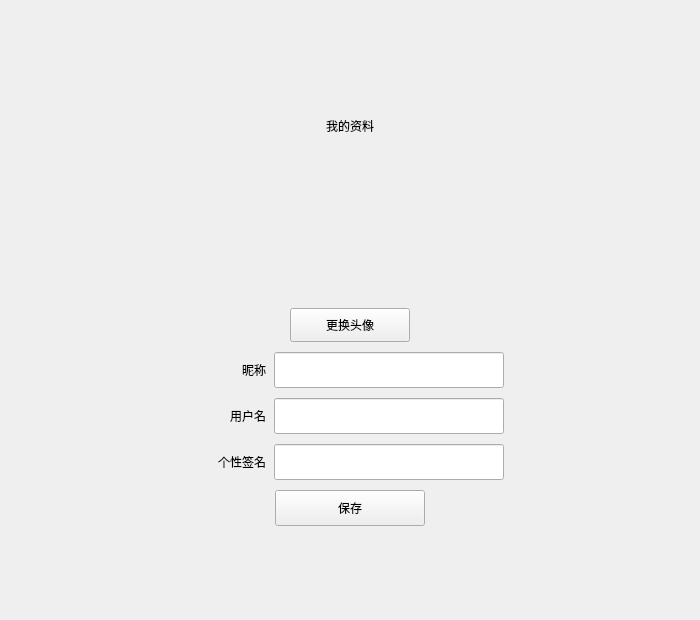
<?xml version="1.0" encoding="UTF-8"?>
<ui version="4.0">
 <class>UserInfoPage</class>
 <widget class="QWidget" name="UserInfoPage">
  <property name="geometry">
   <rect>
    <x>0</x>
    <y>0</y>
    <width>700</width>
    <height>620</height>
   </rect>
  </property>
  <property name="windowTitle">
   <string>UserInfoPage</string>
  </property>
  <layout class="QVBoxLayout" name="root_layout">
   <property name="spacing">
    <number>0</number>
   </property>
   <property name="leftMargin">
    <number>0</number>
   </property>
   <property name="topMargin">
    <number>0</number>
   </property>
   <property name="rightMargin">
    <number>0</number>
   </property>
   <property name="bottomMargin">
    <number>0</number>
   </property>
   <item>
    <spacer name="top_stretch">
     <property name="orientation">
      <enum>Qt::Orientation::Vertical</enum>
     </property>
     <property name="sizeType">
      <enum>QSizePolicy::Policy::Expanding</enum>
     </property>
     <property name="sizeHint" stdset="0">
      <size>
       <width>20</width>
       <height>20</height>
      </size>
     </property>
    </spacer>
   </item>
   <item>
    <layout class="QHBoxLayout" name="center_row">
     <property name="spacing">
      <number>0</number>
     </property>
     <property name="leftMargin">
      <number>0</number>
     </property>
     <property name="topMargin">
      <number>0</number>
     </property>
     <property name="rightMargin">
      <number>0</number>
     </property>
     <property name="bottomMargin">
      <number>0</number>
     </property>
     <item>
      <spacer name="left_stretch">
       <property name="orientation">
        <enum>Qt::Orientation::Horizontal</enum>
       </property>
       <property name="sizeType">
        <enum>QSizePolicy::Policy::Expanding</enum>
       </property>
       <property name="sizeHint" stdset="0">
        <size>
         <width>20</width>
         <height>20</height>
        </size>
       </property>
      </spacer>
     </item>
     <item>
      <widget class="QWidget" name="user_info_card" native="true">
       <property name="minimumSize">
        <size>
         <width>420</width>
         <height>480</height>
        </size>
       </property>
       <property name="maximumSize">
        <size>
         <width>420</width>
         <height>480</height>
        </size>
       </property>
       <layout class="QVBoxLayout" name="card_layout">
        <property name="spacing">
         <number>10</number>
        </property>
        <property name="leftMargin">
         <number>34</number>
        </property>
        <property name="topMargin">
         <number>26</number>
        </property>
        <property name="rightMargin">
         <number>34</number>
        </property>
        <property name="bottomMargin">
         <number>24</number>
        </property>
        <item>
         <widget class="QLabel" name="label">
          <property name="minimumSize">
           <size>
            <width>0</width>
            <height>32</height>
           </size>
          </property>
          <property name="text">
           <string>我的资料</string>
          </property>
          <property name="alignment">
           <set>Qt::AlignmentFlag::AlignCenter</set>
          </property>
         </widget>
        </item>
        <item>
         <layout class="QHBoxLayout" name="avatar_row">
          <property name="spacing">
           <number>0</number>
          </property>
          <item>
           <spacer name="avatar_left_stretch">
            <property name="orientation">
             <enum>Qt::Orientation::Horizontal</enum>
            </property>
            <property name="sizeType">
             <enum>QSizePolicy::Policy::Expanding</enum>
            </property>
            <property name="sizeHint" stdset="0">
             <size>
              <width>20</width>
              <height>20</height>
             </size>
            </property>
           </spacer>
          </item>
          <item>
           <widget class="QLabel" name="head_label">
            <property name="minimumSize">
             <size>
              <width>132</width>
              <height>132</height>
             </size>
            </property>
            <property name="maximumSize">
             <size>
              <width>132</width>
              <height>132</height>
             </size>
            </property>
            <property name="text">
             <string/>
            </property>
            <property name="scaledContents">
             <bool>true</bool>
            </property>
            <property name="alignment">
             <set>Qt::AlignmentFlag::AlignCenter</set>
            </property>
           </widget>
          </item>
          <item>
           <spacer name="avatar_right_stretch">
            <property name="orientation">
             <enum>Qt::Orientation::Horizontal</enum>
            </property>
            <property name="sizeType">
             <enum>QSizePolicy::Policy::Expanding</enum>
            </property>
            <property name="sizeHint" stdset="0">
             <size>
              <width>20</width>
              <height>20</height>
             </size>
            </property>
           </spacer>
          </item>
         </layout>
        </item>        <item>
         <layout class="QHBoxLayout" name="upload_row">
          <property name="spacing">
           <number>0</number>
          </property>
          <item>
           <spacer name="upload_left_stretch">
            <property name="orientation">
             <enum>Qt::Orientation::Horizontal</enum>
            </property>
            <property name="sizeType">
             <enum>QSizePolicy::Policy::Expanding</enum>
            </property>
            <property name="sizeHint" stdset="0">
             <size>
              <width>20</width>
              <height>20</height>
             </size>
            </property>
           </spacer>
          </item>
          <item>
           <widget class="QPushButton" name="up_btn">
            <property name="minimumSize">
             <size>
              <width>120</width>
              <height>34</height>
             </size>
            </property>
            <property name="maximumSize">
             <size>
              <width>120</width>
              <height>34</height>
             </size>
            </property>
            <property name="cursor">
             <cursorShape>PointingHandCursor</cursorShape>
            </property>
            <property name="text">
             <string>更换头像</string>
            </property>
           </widget>
          </item>
          <item>
           <spacer name="upload_right_stretch">
            <property name="orientation">
             <enum>Qt::Orientation::Horizontal</enum>
            </property>
            <property name="sizeType">
             <enum>QSizePolicy::Policy::Expanding</enum>
            </property>
            <property name="sizeHint" stdset="0">
             <size>
              <width>20</width>
              <height>20</height>
             </size>
            </property>
           </spacer>
          </item>
         </layout>
        </item>
        <item>
         <layout class="QHBoxLayout" name="nick_row">
          <property name="spacing">
           <number>8</number>
          </property>
          <item>
           <spacer name="nick_left_stretch">
            <property name="orientation">
             <enum>Qt::Orientation::Horizontal</enum>
            </property>
            <property name="sizeType">
             <enum>QSizePolicy::Policy::Expanding</enum>
            </property>
            <property name="sizeHint" stdset="0">
             <size>
              <width>20</width>
              <height>20</height>
             </size>
            </property>
           </spacer>
          </item>
          <item>
           <widget class="QLabel" name="nike_label">
            <property name="minimumSize">
             <size>
              <width>70</width>
              <height>0</height>
             </size>
            </property>
            <property name="maximumSize">
             <size>
              <width>70</width>
              <height>16777215</height>
             </size>
            </property>
            <property name="text">
             <string>昵称</string>
            </property>
            <property name="alignment">
             <set>Qt::AlignmentFlag::AlignRight|Qt::AlignmentFlag::AlignVCenter</set>
            </property>
           </widget>
          </item>
          <item>
           <widget class="QLineEdit" name="nick_edit">
            <property name="minimumSize">
             <size>
              <width>230</width>
              <height>36</height>
             </size>
            </property>
            <property name="maximumSize">
             <size>
              <width>230</width>
              <height>36</height>
             </size>
            </property>
           </widget>
          </item>
          <item>
           <spacer name="nick_right_stretch">
            <property name="orientation">
             <enum>Qt::Orientation::Horizontal</enum>
            </property>
            <property name="sizeType">
             <enum>QSizePolicy::Policy::Expanding</enum>
            </property>
            <property name="sizeHint" stdset="0">
             <size>
              <width>20</width>
              <height>20</height>
             </size>
            </property>
           </spacer>
          </item>
         </layout>
        </item>
        <item>
         <layout class="QHBoxLayout" name="name_row">
          <property name="spacing">
           <number>8</number>
          </property>
          <item>
           <spacer name="name_left_stretch">
            <property name="orientation">
             <enum>Qt::Orientation::Horizontal</enum>
            </property>
            <property name="sizeType">
             <enum>QSizePolicy::Policy::Expanding</enum>
            </property>
            <property name="sizeHint" stdset="0">
             <size>
              <width>20</width>
              <height>20</height>
             </size>
            </property>
           </spacer>
          </item>
          <item>
           <widget class="QLabel" name="name_label">
            <property name="minimumSize">
             <size>
              <width>70</width>
              <height>0</height>
             </size>
            </property>
            <property name="maximumSize">
             <size>
              <width>70</width>
              <height>16777215</height>
             </size>
            </property>
            <property name="text">
             <string>用户名</string>
            </property>
            <property name="alignment">
             <set>Qt::AlignmentFlag::AlignRight|Qt::AlignmentFlag::AlignVCenter</set>
            </property>
           </widget>
          </item>
          <item>
           <widget class="QLineEdit" name="name_label_2">
            <property name="minimumSize">
             <size>
              <width>230</width>
              <height>36</height>
             </size>
            </property>
            <property name="maximumSize">
             <size>
              <width>230</width>
              <height>36</height>
             </size>
            </property>
            <property name="readOnly">
             <bool>true</bool>
            </property>
           </widget>
          </item>
          <item>
           <spacer name="name_right_stretch">
            <property name="orientation">
             <enum>Qt::Orientation::Horizontal</enum>
            </property>
            <property name="sizeType">
             <enum>QSizePolicy::Policy::Expanding</enum>
            </property>
            <property name="sizeHint" stdset="0">
             <size>
              <width>20</width>
              <height>20</height>
             </size>
            </property>
           </spacer>
          </item>
         </layout>
        </item>        <item>
         <layout class="QHBoxLayout" name="desc_row">
          <property name="spacing">
           <number>8</number>
          </property>
          <item>
           <spacer name="desc_left_stretch">
            <property name="orientation">
             <enum>Qt::Orientation::Horizontal</enum>
            </property>
            <property name="sizeType">
             <enum>QSizePolicy::Policy::Expanding</enum>
            </property>
            <property name="sizeHint" stdset="0">
             <size>
              <width>20</width>
              <height>20</height>
             </size>
            </property>
           </spacer>
          </item>
          <item>
           <widget class="QLabel" name="desc_label">
            <property name="minimumSize">
             <size>
              <width>70</width>
              <height>0</height>
             </size>
            </property>
            <property name="maximumSize">
             <size>
              <width>70</width>
              <height>16777215</height>
             </size>
            </property>
            <property name="text">
             <string>个性签名</string>
            </property>
            <property name="alignment">
             <set>Qt::AlignmentFlag::AlignRight|Qt::AlignmentFlag::AlignVCenter</set>
            </property>
           </widget>
          </item>
          <item>
           <widget class="QLineEdit" name="desc_edit">
            <property name="minimumSize">
             <size>
              <width>230</width>
              <height>36</height>
             </size>
            </property>
            <property name="maximumSize">
             <size>
              <width>230</width>
              <height>36</height>
             </size>
            </property>
           </widget>
          </item>
          <item>
           <spacer name="desc_right_stretch">
            <property name="orientation">
             <enum>Qt::Orientation::Horizontal</enum>
            </property>
            <property name="sizeType">
             <enum>QSizePolicy::Policy::Expanding</enum>
            </property>
            <property name="sizeHint" stdset="0">
             <size>
              <width>20</width>
              <height>20</height>
             </size>
            </property>
           </spacer>
          </item>
         </layout>
        </item>
        <item>
         <layout class="QHBoxLayout" name="submit_row">
          <property name="spacing">
           <number>0</number>
          </property>
          <item>
           <spacer name="submit_left_stretch">
            <property name="orientation">
             <enum>Qt::Orientation::Horizontal</enum>
            </property>
            <property name="sizeType">
             <enum>QSizePolicy::Policy::Expanding</enum>
            </property>
            <property name="sizeHint" stdset="0">
             <size>
              <width>20</width>
              <height>20</height>
             </size>
            </property>
           </spacer>
          </item>
          <item>
           <widget class="QPushButton" name="submit_btn">
            <property name="minimumSize">
             <size>
              <width>150</width>
              <height>36</height>
             </size>
            </property>
            <property name="maximumSize">
             <size>
              <width>150</width>
              <height>36</height>
             </size>
            </property>
            <property name="cursor">
             <cursorShape>PointingHandCursor</cursorShape>
            </property>
            <property name="text">
             <string>保存</string>
            </property>
           </widget>
          </item>
          <item>
           <spacer name="submit_right_stretch">
            <property name="orientation">
             <enum>Qt::Orientation::Horizontal</enum>
            </property>
            <property name="sizeType">
             <enum>QSizePolicy::Policy::Expanding</enum>
            </property>
            <property name="sizeHint" stdset="0">
             <size>
              <width>20</width>
              <height>20</height>
             </size>
            </property>
           </spacer>
          </item>
         </layout>
        </item>
       </layout>
      </widget>
     </item>
     <item>
      <spacer name="right_stretch">
       <property name="orientation">
        <enum>Qt::Orientation::Horizontal</enum>
       </property>
       <property name="sizeType">
        <enum>QSizePolicy::Policy::Expanding</enum>
       </property>
       <property name="sizeHint" stdset="0">
        <size>
         <width>20</width>
         <height>20</height>
        </size>
       </property>
      </spacer>
     </item>
    </layout>
   </item>
   <item>
    <spacer name="bottom_stretch">
     <property name="orientation">
      <enum>Qt::Orientation::Vertical</enum>
     </property>
     <property name="sizeType">
      <enum>QSizePolicy::Policy::Expanding</enum>
     </property>
     <property name="sizeHint" stdset="0">
      <size>
       <width>20</width>
       <height>20</height>
      </size>
     </property>
    </spacer>
   </item>
  </layout>
 </widget>
 <resources/>
 <connections/>
</ui>
